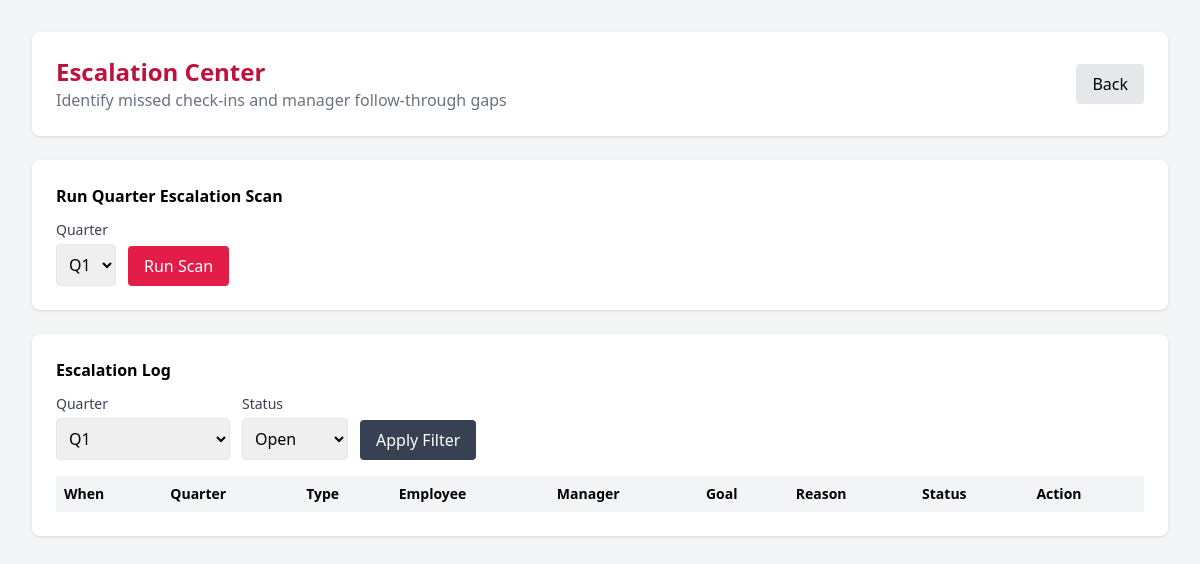
/admin/escalations (signed in), run on an earlier commit of the app's database.
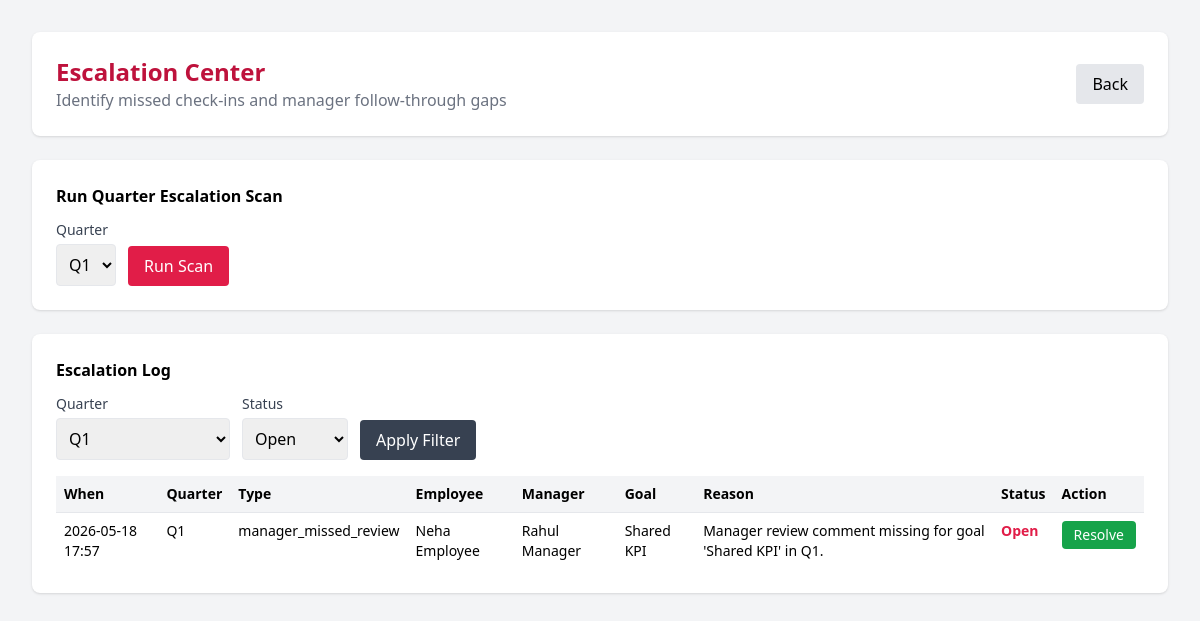
And on a later commit of the database.
### app/models.py (models this page shows)
class Escalation(Base):
    __tablename__ = "escalations"
    id = Column(Integer, primary_key=True, index=True)
    employee_id = Column(Integer, ForeignKey("users.id"), nullable=False)
    manager_id = Column(Integer, ForeignKey("users.id"), nullable=True)
    goal_id = Column(Integer, ForeignKey("goals.id"), nullable=True)
    quarter = Column(String, nullable=False)
    escalation_type = Column(String, nullable=False)  # employee_missed_checkin / manager_missed_review
    reason = Column(Text, nullable=False)
    status = Column(String, default="open")  # open / resolved
    created_at = Column(DateTime, default=datetime.utcnow)
    resolved_at = Column(DateTime, nullable=True)
    resolved_by = Column(Integer, ForeignKey("users.id"), nullable=True)

class User(Base):
    __tablename__ = "users"
    id = Column(Integer, primary_key=True, index=True)
    name = Column(String, nullable=False)
    email = Column(String, unique=True, nullable=False)
    password = Column(String, nullable=False)
    role = Column(String, nullable=False)  # employee / manager / admin
    manager_id = Column(Integer, ForeignKey("users.id"), nullable=True)
    manager = relationship("User", remote_side=[id], backref="team")
    goals = relationship("Goal", back_populates="employee")

class Goal(Base):
    __tablename__ = "goals"
    id = Column(Integer, primary_key=True, index=True)
    employee_id = Column(Integer, ForeignKey("users.id"), nullable=False)
    title = Column(String, nullable=False)
    thrust_area = Column(String, nullable=False)
    uom_type = Column(String, nullable=False)  # min / max / zero / timeline
    target = Column(Float, nullable=False)
    weightage = Column(Float, nullable=False)
    status = Column(String, default="draft")  # draft / submitted / approved / locked
    is_shared = Column(Boolean, default=False)
    parent_goal_id = Column(Integer, ForeignKey("goals.id"), nullable=True)
    created_at = Column(DateTime, default=datetime.utcnow)
    employee = relationship("User", back_populates="goals")
    achievements = relationship("Achievement", back_populates="goal")
    audit_logs = relationship("AuditLog", back_populates="goal")

### app/routes/admin.py (the view)
@router.get("/escalations")
def escalations_page(
    request: Request,
    quarter: str = "",
    status: str = "open",
    user=Depends(require_admin),
    db: Session = Depends(get_db),
):
    open_quarters = [q for q in QUARTERS if q in get_open_checkin_quarters(db)]
    if quarter and quarter in open_quarters:
        selected_quarter = quarter
    elif open_quarters:
        selected_quarter = open_quarters[0]
    else:
        selected_quarter = ""
    selected_status = status if status in {"open", "resolved", "all"} else "open"
    query = db.query(Escalation)
    if selected_quarter:
        query = query.filter(Escalation.quarter == selected_quarter)
    elif open_quarters:
        query = query.filter(Escalation.quarter.in_(open_quarters))
    if selected_status != "all":
        query = query.filter(Escalation.status == selected_status)
    escalations = query.order_by(Escalation.created_at.desc()).limit(300).all()
    employees = {u.id: u for u in db.query(User).filter(User.role == "employee").all()}
    managers = {u.id: u for u in db.query(User).filter(User.role == "manager").all()}
    goals = {g.id: g for g in db.query(Goal).all()}
    return templates.TemplateResponse(request, "admin/escalations.html", {
        "user": user,
        "escalations": escalations,
        "quarters": open_quarters,
        "selected_quarter": selected_quarter,
        "selected_status": selected_status,
        "open_quarters": open_quarters,
        "employees": employees,
        "managers": managers,
        "goals": goals,
        "error": request.query_params.get("error"),
        "success": request.query_params.get("success"),
    })

### app/templates/admin/escalations.html (shortened to what the changed rows need)
<!DOCTYPE html>
<html>
<head>
    <script src="https://cdn.tailwindcss.com"></script>
</head>
<body class="bg-gray-100 p-8">
<div class="max-w-6xl mx-auto space-y-6">
    <div class="bg-white rounded-lg shadow p-6 flex items-center justify-between">
        <div>
            <h1 class="text-2xl font-bold text-rose-700">Escalation Center</h1>
        </div>
    </div>
    <div class="bg-white rounded-lg shadow p-6">
        <h2 class="font-semibold mb-3">Run Quarter Escalation Scan</h2>
    </div>
    <div class="bg-white rounded-lg shadow p-6">
        <h2 class="font-semibold mb-3">Escalation Log</h2>
        <table class="w-full text-sm">
            <thead class="bg-gray-100">
            <tr>
                <th class="text-left p-2">When</th>
                <th class="text-left p-2">Quarter</th>
                <th class="text-left p-2">Type</th>
                <th class="text-left p-2">Employee</th>
                <th class="text-left p-2">Manager</th>
                <th class="text-left p-2">Goal</th>
                <th class="text-left p-2">Reason</th>
                <th class="text-left p-2">Status</th>
                <th class="text-left p-2">Action</th>
            </tr>
            </thead>
            <tbody>
            {% for item in escalations %}
            <tr class="border-t align-top">
                <td class="p-2">{{ item.created_at.strftime('%Y-%m-%d %H:%M') }}</td>
                <td class="p-2">{{ item.quarter }}</td>
                <td class="p-2">{{ item.escalation_type }}</td>
                <td class="p-2">{{ employees[item.employee_id].name if employees.get(item.employee_id) else 'N/A' }}</td>
                <td class="p-2">{{ managers[item.manager_id].name if item.manager_id and managers.get(item.manager_id) else 'N/A' }}</td>
                <td class="p-2">{{ goals[item.goal_id].title if item.goal_id and goals.get(item.goal_id) else 'N/A' }}</td>
                <td class="p-2">{{ item.reason }}</td>
                <td class="p-2">
                    {% if item.status == "open" %}
                    <span class="text-rose-600 font-semibold">Open</span>
                    {% else %}
                    <span class="text-green-600 font-semibold">Resolved</span>
                    {% endif %}
                </td>
                <td class="p-2">
                    {% if item.status == "open" %}
                    <form method="post" action="/admin/escalations/resolve/{{ item.id }}">
                        <button class="bg-green-600 text-white px-3 py-1 rounded hover:bg-green-700">Resolve</button>
                    </form>
                    {% else %}
                    —
                    {% endif %}
                </td>
            </tr>
            {% endfor %}
            </tbody>
        </table>
    </div>
</div>
</body>
</html>

What changed in the data, as far as the page shows it:
added Escalation: created_at "2026-05-18 17:57", quarter "Q1", escalation_type "manager_missed_review", reason "Manager review comment missing for goal 'Shared KPI' in Q1.", status "Open"
now on this page (row unchanged): User: name "Neha Employee"
now on this page (row unchanged): User: name "Rahul Manager"
now on this page (row unchanged): Goal: title "Shared KPI"
